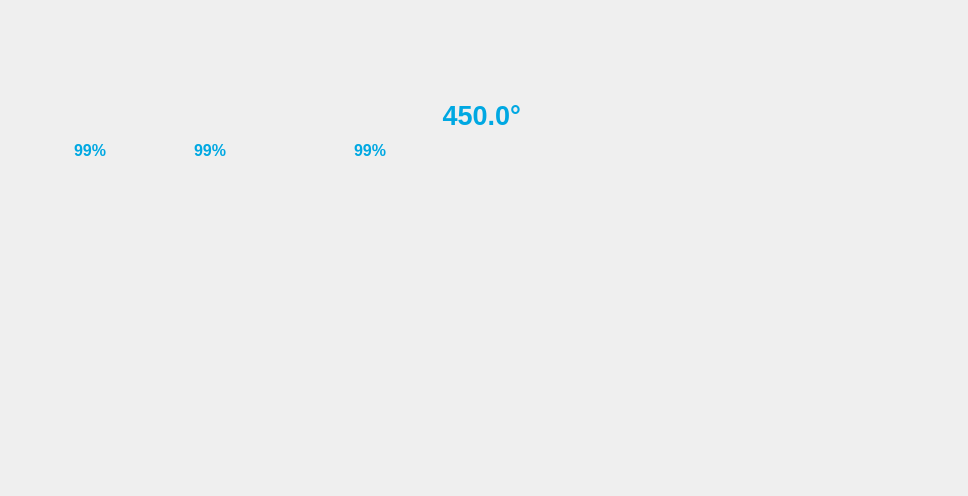
<?xml version="1.0" encoding="UTF-8"?>
<ui version="4.0">
 <class>Console</class>
 <widget class="QMainWindow" name="Console">
  <property name="geometry">
   <rect>
    <x>0</x>
    <y>0</y>
    <width>968</width>
    <height>496</height>
   </rect>
  </property>
  <property name="windowTitle">
   <string>Console</string>
  </property>
  <property name="styleSheet">
   <string notr="true">QWidget#centralWidget{
	background:url(&quot;:/images/logitechG920&quot;) no-repeat;
}</string>
  </property>
  <widget class="QWidget" name="centralWidget">
   <widget class="QLabel" name="t_clutch">
    <property name="geometry">
     <rect>
      <x>50</x>
      <y>140</y>
      <width>80</width>
      <height>20</height>
     </rect>
    </property>
    <property name="font">
     <font>
      <pointsize>12</pointsize>
      <weight>75</weight>
      <bold>true</bold>
     </font>
    </property>
    <property name="styleSheet">
     <string notr="true">color:#00a8e2;</string>
    </property>
    <property name="text">
     <string>99%</string>
    </property>
    <property name="alignment">
     <set>Qt::AlignCenter</set>
    </property>
   </widget>
   <widget class="QLabel" name="t_brake">
    <property name="geometry">
     <rect>
      <x>170</x>
      <y>140</y>
      <width>80</width>
      <height>20</height>
     </rect>
    </property>
    <property name="font">
     <font>
      <pointsize>12</pointsize>
      <weight>75</weight>
      <bold>true</bold>
     </font>
    </property>
    <property name="styleSheet">
     <string notr="true">color:#00a8e2;</string>
    </property>
    <property name="text">
     <string>99%</string>
    </property>
    <property name="alignment">
     <set>Qt::AlignCenter</set>
    </property>
   </widget>
   <widget class="QLabel" name="t_gas">
    <property name="geometry">
     <rect>
      <x>330</x>
      <y>140</y>
      <width>80</width>
      <height>20</height>
     </rect>
    </property>
    <property name="font">
     <font>
      <pointsize>12</pointsize>
      <weight>75</weight>
      <bold>true</bold>
     </font>
    </property>
    <property name="styleSheet">
     <string notr="true">color:#00a8e2;</string>
    </property>
    <property name="text">
     <string>99%</string>
    </property>
    <property name="alignment">
     <set>Qt::AlignCenter</set>
    </property>
   </widget>
   <widget class="QLabel" name="b_angle">
    <property name="geometry">
     <rect>
      <x>440</x>
      <y>20</y>
      <width>151</width>
      <height>231</height>
     </rect>
    </property>
    <property name="font">
     <font>
      <pointsize>14</pointsize>
      <weight>75</weight>
      <bold>true</bold>
     </font>
    </property>
    <property name="styleSheet">
     <string notr="true">color:#00a8e2;
background:url(:/images/b_angle) no-repeat;</string>
    </property>
    <property name="alignment">
     <set>Qt::AlignCenter</set>
    </property>
   </widget>
   <widget class="QLabel" name="t_angle">
    <property name="geometry">
     <rect>
      <x>370</x>
      <y>90</y>
      <width>151</width>
      <height>51</height>
     </rect>
    </property>
    <property name="font">
     <font>
      <pointsize>20</pointsize>
      <weight>75</weight>
      <bold>true</bold>
     </font>
    </property>
    <property name="styleSheet">
     <string notr="true">color:#00a8e2;</string>
    </property>
    <property name="text">
     <string>450.0°</string>
    </property>
    <property name="alignment">
     <set>Qt::AlignRight|Qt::AlignTrailing|Qt::AlignVCenter</set>
    </property>
   </widget>
   <widget class="QLabel" name="b_y">
    <property name="geometry">
     <rect>
      <x>798</x>
      <y>179</y>
      <width>20</width>
      <height>20</height>
     </rect>
    </property>
    <property name="styleSheet">
     <string notr="true">background:url(:/images/b_button) no-repeat;</string>
    </property>
   </widget>
   <widget class="QLabel" name="b_b">
    <property name="geometry">
     <rect>
      <x>818</x>
      <y>198</y>
      <width>20</width>
      <height>20</height>
     </rect>
    </property>
    <property name="styleSheet">
     <string notr="true">background:url(:/images/b_button) no-repeat;</string>
    </property>
   </widget>
   <widget class="QLabel" name="b_a">
    <property name="geometry">
     <rect>
      <x>798</x>
      <y>217</y>
      <width>20</width>
      <height>20</height>
     </rect>
    </property>
    <property name="styleSheet">
     <string notr="true">background:url(:/images/b_button) no-repeat;</string>
    </property>
   </widget>
   <widget class="QLabel" name="b_x">
    <property name="geometry">
     <rect>
      <x>779</x>
      <y>198</y>
      <width>20</width>
      <height>20</height>
     </rect>
    </property>
    <property name="styleSheet">
     <string notr="true">background:url(:/images/b_button) no-repeat;</string>
    </property>
   </widget>
   <widget class="QLabel" name="b_d_right">
    <property name="geometry">
     <rect>
      <x>633</x>
      <y>201</y>
      <width>20</width>
      <height>20</height>
     </rect>
    </property>
    <property name="styleSheet">
     <string notr="true">background:url(:/images/b_d_right) no-repeat;</string>
    </property>
   </widget>
   <widget class="QLabel" name="b_d_left">
    <property name="geometry">
     <rect>
      <x>606</x>
      <y>200</y>
      <width>20</width>
      <height>20</height>
     </rect>
    </property>
    <property name="styleSheet">
     <string notr="true">background:url(:/images/b_d_left) no-repeat;</string>
    </property>
   </widget>
   <widget class="QLabel" name="b_d_up">
    <property name="geometry">
     <rect>
      <x>621</x>
      <y>186</y>
      <width>20</width>
      <height>20</height>
     </rect>
    </property>
    <property name="styleSheet">
     <string notr="true">background:url(:/images/b_d_up) no-repeat;</string>
    </property>
   </widget>
   <widget class="QLabel" name="b_d_down">
    <property name="geometry">
     <rect>
      <x>621</x>
      <y>212</y>
      <width>20</width>
      <height>20</height>
     </rect>
    </property>
    <property name="styleSheet">
     <string notr="true">background:url(:/images/b_d_down) no-repeat;</string>
    </property>
   </widget>
   <widget class="QLabel" name="b_back">
    <property name="geometry">
     <rect>
      <x>629</x>
      <y>248</y>
      <width>20</width>
      <height>31</height>
     </rect>
    </property>
    <property name="styleSheet">
     <string notr="true">background:url(:/images/b_back) no-repeat;</string>
    </property>
   </widget>
   <widget class="QLabel" name="b_start">
    <property name="geometry">
     <rect>
      <x>790</x>
      <y>248</y>
      <width>20</width>
      <height>31</height>
     </rect>
    </property>
    <property name="styleSheet">
     <string notr="true">background:url(:/images/b_start) no-repeat;</string>
    </property>
   </widget>
   <widget class="QLabel" name="b_rsb">
    <property name="geometry">
     <rect>
      <x>814</x>
      <y>288</y>
      <width>30</width>
      <height>31</height>
     </rect>
    </property>
    <property name="styleSheet">
     <string notr="true">background:url(:/images/b_rsb) no-repeat;</string>
    </property>
   </widget>
   <widget class="QLabel" name="b_lsb">
    <property name="geometry">
     <rect>
      <x>594</x>
      <y>288</y>
      <width>30</width>
      <height>31</height>
     </rect>
    </property>
    <property name="styleSheet">
     <string notr="true">background:url(:/images/b_lsb) no-repeat;</string>
    </property>
   </widget>
   <widget class="QLabel" name="b_guide">
    <property name="geometry">
     <rect>
      <x>706</x>
      <y>339</y>
      <width>30</width>
      <height>31</height>
     </rect>
    </property>
    <property name="styleSheet">
     <string notr="true">background:url(:/images/b_guide) no-repeat;</string>
    </property>
   </widget>
   <widget class="QLabel" name="b_rb">
    <property name="geometry">
     <rect>
      <x>830</x>
      <y>139</y>
      <width>91</width>
      <height>191</height>
     </rect>
    </property>
    <property name="styleSheet">
     <string notr="true">background:url(:/images/b_rb) no-repeat;</string>
    </property>
   </widget>
   <widget class="QLabel" name="b_lb">
    <property name="geometry">
     <rect>
      <x>542</x>
      <y>138</y>
      <width>91</width>
      <height>191</height>
     </rect>
    </property>
    <property name="styleSheet">
     <string notr="true">background:url(:/images/b_lb) no-repeat;</string>
    </property>
   </widget>
   <widget class="QLabel" name="b_clutch">
    <property name="geometry">
     <rect>
      <x>44</x>
      <y>176</y>
      <width>111</width>
      <height>121</height>
     </rect>
    </property>
    <property name="styleSheet">
     <string notr="true">background:url(:/images/b_left_pedal) no-repeat;</string>
    </property>
   </widget>
   <widget class="QLabel" name="b_brake">
    <property name="geometry">
     <rect>
      <x>168</x>
      <y>176</y>
      <width>111</width>
      <height>121</height>
     </rect>
    </property>
    <property name="styleSheet">
     <string notr="true">background:url(:/images/b_left_pedal) no-repeat;</string>
    </property>
   </widget>
   <widget class="QLabel" name="b_gas">
    <property name="geometry">
     <rect>
      <x>319</x>
      <y>175</y>
      <width>111</width>
      <height>141</height>
     </rect>
    </property>
    <property name="styleSheet">
     <string notr="true">background:url(:/images/b_right_pedal) no-repeat;</string>
    </property>
   </widget>
  </widget>
 </widget>
 <layoutdefault spacing="6" margin="11"/>
 <resources/>
 <connections/>
</ui>
